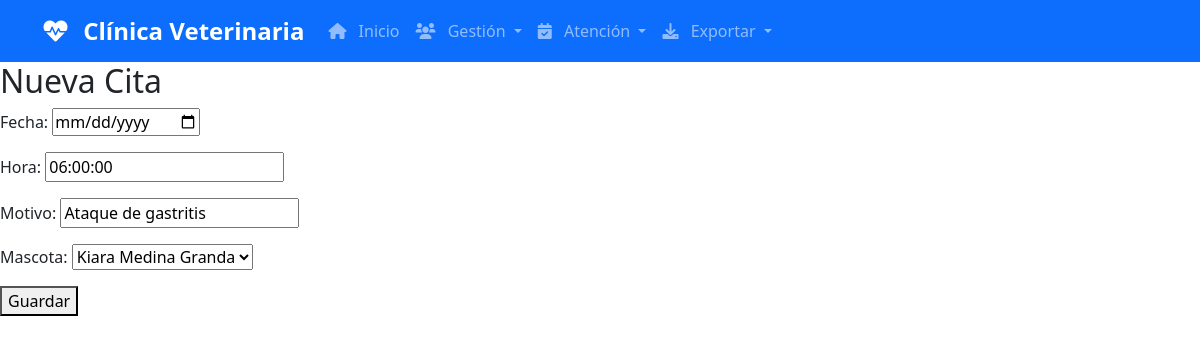
The app's page /citas/1/editar/ with its own data.
### core/models.py (models this page shows, shortened)
class Cita(models.Model):
    fecha       = models.DateField()
    hora        = models.TimeField()
    motivo      = models.CharField(max_length=200)
    mascota     = models.ForeignKey(Mascota, on_delete=models.CASCADE)

### core/views.py (the view)
# urls.py: path("citas/<int:pk>/editar/", views.cita_editar, name="cita_editar"),
def cita_editar(request, pk):
    cita = get_object_or_404(Cita, pk=pk)
    form = CitaForm(request.POST or None, instance=cita)
    if request.method == "POST" and form.is_valid():
        form.save()
        messages.success(request, "Cita actualizada exitosamente.")
        return redirect("citas_lista")
    return render(request, "cita_form.html", {"form": form, "cita": cita})

### core/forms.py
class CitaForm(forms.ModelForm):
    fecha = forms.DateField(
        widget=forms.DateInput(attrs={"type": "date"})
    )
    class Meta:
        model = Cita
        fields = "__all__"

### core/models.py (called while the page is built)
    def __str__(self):
        return self.nombre

### templates/cita_form.html (shortened to what this page needs)
{% extends "base.html" %}
{% block content %}
<h2>Nueva Cita</h2>
<form method="post">
  {{ form.as_p }}
  <button type="submit">Guardar</button>
</form>
{% endblock %}

### static/css/estilo.css (style rules this page uses)
body { padding-bottom: 2rem; }

### records on screen
Cita: hora "06:00:00", motivo "Ataque de gastritis", mascota "Kiara Medina Granda"
